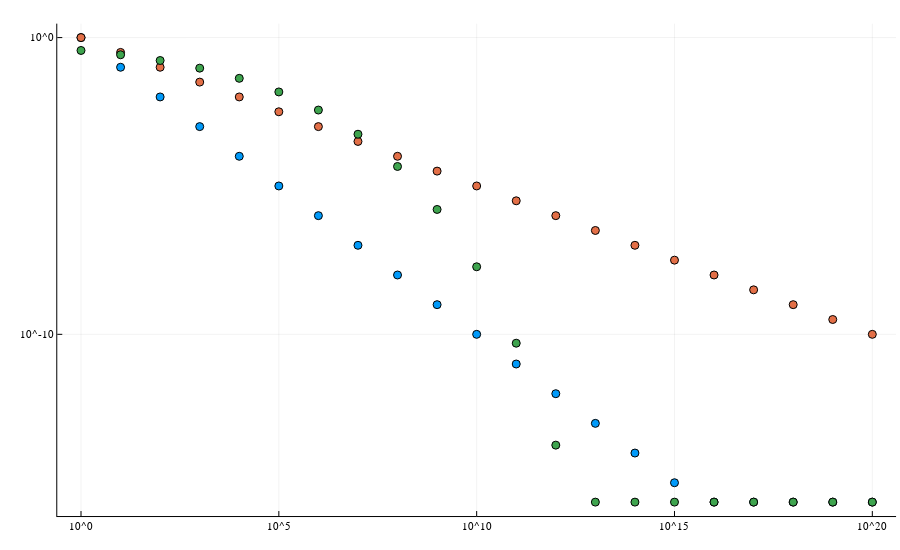

Notebook code cell kept with this figure:
### Markdown cell above
**(follow along: <https://tinyurl.com/gtcse6643lec12>)**

### Warmup

What asymptotic rates do you see in this log-log plot?

### Code cell
x = 10.0 .^ (0:20)

ϵ = eps()
y₁ = max.(ϵ, x .^ -1)
y₂ = max.(ϵ, x .^ -0.5)
y₃ = max.(ϵ, exp.(-x .^ 0.125))
plot(x, [y₁ y₂ y₃], st=:scatter, scale=:log10)

### Figure 1 — Plotly figure (JSON) as saved in the notebook; plotly's stock layout.template omitted (floating-point values rounded to 4 significant figures)
{"data": [{"colorbar": {"title": ""}, "legendgroup": "", "marker": {"color": "rgba(0, 154, 250, 1.000)", "line": {"color": "rgba(0, 0, 0, 1.000)", "width": 1}, "size": 8, "symbol": "circle"}, "mode": "markers", "name": "", "showlegend": false, "type": "scatter", "x": [1, 10, 100, 1000, 10000, 100000, 1000000, 10000000, 100000000, 1000000000, 10000000000, 100000000000, 1000000000000, 10000000000000, 100000000000000, 1000000000000000, 10000000000000000, 100000000000000000, 1000000000000000000, 10000000000000000000, 100000000000000000000], "xaxis": "x", "y": [1, 0.1, 0.01, 0.001, 0.0001, 1e-05, 1e-06, 1e-07, 1e-08, 1e-09, 1e-10, 1e-11, 1e-12, 1e-13, 1e-14, 1e-15, 2.22e-16, 2.22e-16, 2.22e-16, 2.22e-16, 2.22e-16], "yaxis": "y", "zmax": null, "zmin": null}, {"colorbar": {"title": ""}, "legendgroup": "", "marker": {"color": "rgba(227, 111, 71, 1.000)", "line": {"color": "rgba(0, 0, 0, 1.000)", "width": 1}, "size": 8, "symbol": "circle"}, "mode": "markers", "name": "", "showlegend": false, "type": "scatter", "x": [1, 10, 100, 1000, 10000, 100000, 1000000, 10000000, 100000000, 1000000000, 10000000000, 100000000000, 1000000000000, 10000000000000, 100000000000000, 1000000000000000, 10000000000000000, 100000000000000000, 1000000000000000000, 10000000000000000000, 100000000000000000000], "xaxis": "x", "y": [1, 0.3162, 0.1, 0.03162, 0.01, 0.003162, 0.001, 0.0003162, 0.0001, 3.162e-05, 1e-05, 3.162e-06, 1e-06, 3.162e-07, 1e-07, 3.162e-08, 1e-08, 3.162e-09, 1e-09, 3.162e-10, 1e-10], "yaxis": "y", "zmax": null, "zmin": null}, {"colorbar": {"title": ""}, "legendgroup": "", "marker": {"color": "rgba(62, 164, 78, 1.000)", "line": {"color": "rgba(0, 0, 0, 1.000)", "width": 1}, "size": 8, "symbol": "circle"}, "mode": "markers", "name": "", "showlegend": false, "type": "scatter", "x": [1, 10, 100, 1000, 10000, 100000, 1000000, 10000000, 100000000, 1000000000, 10000000000, 100000000000, 1000000000000, 10000000000000, 100000000000000, 1000000000000000, 10000000000000000, 100000000000000000, 1000000000000000000, 10000000000000000000, 100000000000000000000], "xaxis": "x", "y": [0.3679, 0.2635, 0.1689, 0.09335, 0.04233, 0.01474, 0.003612, 0.0005537, 4.54e-05, 1.617e-06, 1.892e-08, 5.026e-11, 1.847e-14, 2.22e-16, 2.22e-16, 2.22e-16, 2.22e-16, 2.22e-16, 2.22e-16, 2.22e-16, 2.22e-16], "yaxis": "y", "zmax": null, "zmin": null}], "layout": {"annotations": [], "height": 550, "legend_position": {"bgcolor": "rgba(255, 255, 255, 1.000)", "bordercolor": "rgba(0, 0, 0, 1.000)", "borderwidth": 1, "font": {"color": "rgba(0, 0, 0, 1.000)", "family": "sans-serif", "size": 11}, "title": {"font": {"color": "rgba(0, 0, 0, 1.000)", "family": "sans-serif", "size": 15}, "text": ""}, "tracegroupgap": 0, "traceorder": "normal", "x": 1, "xanchor": "auto", "y": 1, "yanchor": "auto"}, "margin": {"b": 20, "l": 0, "r": 0, "t": 20}, "paper_bgcolor": "rgba(255, 255, 255, 1.000)", "plot_bgcolor": "rgba(255, 255, 255, 1.000)", "showlegend": true, "width": 900, "xaxis": {"anchor": "y", "domain": [0.06363, 0.9956], "gridcolor": "rgba(0, 0, 0, 0.100)", "gridwidth": 0.5, "linecolor": "rgba(0, 0, 0, 1.000)", "mirror": false, "range": [-0.6, 20.6], "showgrid": true, "showline": true, "showticklabels": true, "tickangle": 0, "tickcolor": "rgb(0, 0, 0)", "tickfont": {"color": "rgba(0, 0, 0, 1.000)", "family": "sans-serif", "size": 11}, "tickmode": "array", "ticks": "inside", "ticktext": ["10^0", "10^5", "10^10", "10^15", "10^20"], "tickvals": [1, 100000, 10000000000, 1000000000000000, 100000000000000000000], "title": "", "titlefont": {"color": "rgba(0, 0, 0, 1.000)", "family": "sans-serif", "size": 15}, "type": "log", "visible": true, "zeroline": false, "zerolinecolor": "rgba(0, 0, 0, 1.000)"}, "yaxis": {"anchor": "x", "domain": [0.02736, 0.9928], "gridcolor": "rgba(0, 0, 0, 0.100)", "gridwidth": 0.5, "linecolor": "rgba(0, 0, 0, 1.000)", "mirror": false, "range": [-16.12, 0.4696], "showgrid": true, "showline": true, "showticklabels": true, "tickangle": 0, "tickcolor": "rgb(0, 0, 0)", "tickfont": {"color": "rgba(0, 0, 0, 1.000)", "family": "sans-serif", "size": 11}, "tickmode": "array", "ticks": "inside", "ticktext": ["10^-10", "10^0"], "tickvals": [1e-10, 1], "title": "", "titlefont": {"color": "rgba(0, 0, 0, 1.000)", "family": "sans-serif", "size": 15}, "type": "log", "visible": true, "zeroline": false, "zerolinecolor": "rgba(0, 0, 0, 1.000)"}}}
